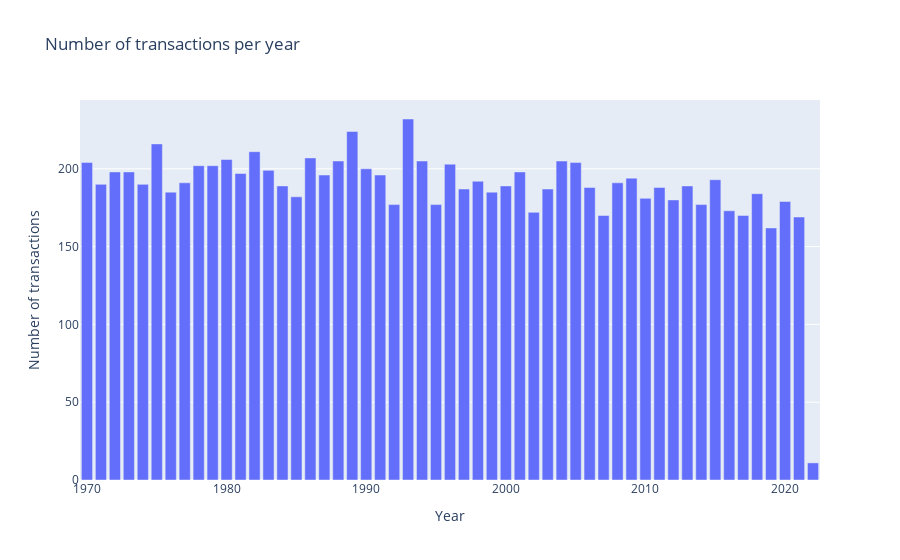

Notebook source saved alongside this figure:
### Markdown cell above
#### Nature of the dataset and limits of interpretation

The file `invoices.csv` is a synthetic dataset created to simulate the activity of an e-commerce website. By looking at the data, we can clearly see that it does not fully represent a real company's behavior.

First, there are no missing values in any column, which is very uncommon in real invoice databases. In addition, we have 9769 unique email values among 10000 lines, this means that almost every email address appears only once, meaning that most customers placed only one order, 9554 people ordered only once. This makes it impossible to properly study customer loyalty or long-term purchasing behavior.

We also observe that the distribution of professions is very homogeneous, maximum 29 people have same job, with each job appearing only a limited number of times and no clearly dominant category. Similarly, product sales are very evenly distributed: each `product_id` is sold a number of times close to the average which is 100, with no clear best-sellers or poorly performing products.

Finally, when analyzing the number of transactions per year, we do not observe any strong seasonality or significant peaks over time. Each year, the number of transactions is between 180-210. The activity remains fairly stable across nearly 50 years, which is not realistic for a real business.

For all these reasons, this dataset should mainly be considered as a pedagogical dataset designed to practice data analysis methods (such as BCG, ABC classification, segmentation, etc.), rather than as a reliable representation of a real company. The indicators computed in the rest of this notebook should therefore be interpreted as methodological examples, and not as direct operational recommendations.

### Code cell
# Histogram of transactions per year
df_explore_year = load_data('invoices.csv')
df_explore_year['year'] = df_explore_year['invoice_date'].dt.year

transactions_per_year = (
    df_explore_year
    .groupby('year')
    .size()
    .reset_index(name='nb_transactions')
)

fig_years = px.bar(
    transactions_per_year,
    x='year',
    y='nb_transactions',
    title="Number of transactions per year",
    labels={'year': 'Year', 'nb_transactions': "Number of transactions"}
)
fig_years.show()

### Figure 1 — Plotly figure (JSON) as saved in the notebook; plotly's stock layout.template omitted (floating-point values rounded to 4 significant figures)
{"data": [{"hovertemplate": "Year=%{x}<br>Number of transactions=%{y}<extra></extra>", "legendgroup": "", "marker": {"color": "#636efa", "pattern": {"shape": ""}}, "name": "", "orientation": "v", "showlegend": false, "textposition": "auto", "type": "bar", "x": [1970, 1971, 1972, 1973, 1974, 1975, 1976, 1977, 1978, 1979, 1980, 1981, 1982, 1983, 1984, 1985, 1986, 1987, 1988, 1989, 1990, 1991, 1992, 1993, 1994, 1995, 1996, 1997, 1998, 1999, 2000, 2001, 2002, 2003, 2004, 2005, 2006, 2007, 2008, 2009, 2010, 2011, 2012, 2013, 2014, 2015, 2016, 2017, 2018, 2019, 2020, 2021, 2022], "xaxis": "x", "y": [204, 190, 198, 198, 190, 216, 185, 191, 202, 202, 206, 197, 211, 199, 189, 182, 207, 196, 205, 224, 200, 196, 177, 232, 205, 177, 203, 187, 192, 185, 189, 198, 172, 187, 205, 204, 188, 170, 191, 194, 181, 188, 180, 189, 177, 193, 173, 170, 184, 162, 179, 169, 11], "yaxis": "y"}], "layout": {"barmode": "relative", "legend": {"tracegroupgap": 0}, "title": {"text": "Number of transactions per year"}, "xaxis": {"anchor": "y", "domain": [0, 1], "title": {"text": "Year"}}, "yaxis": {"anchor": "x", "domain": [0, 1], "title": {"text": "Number of transactions"}}}}
